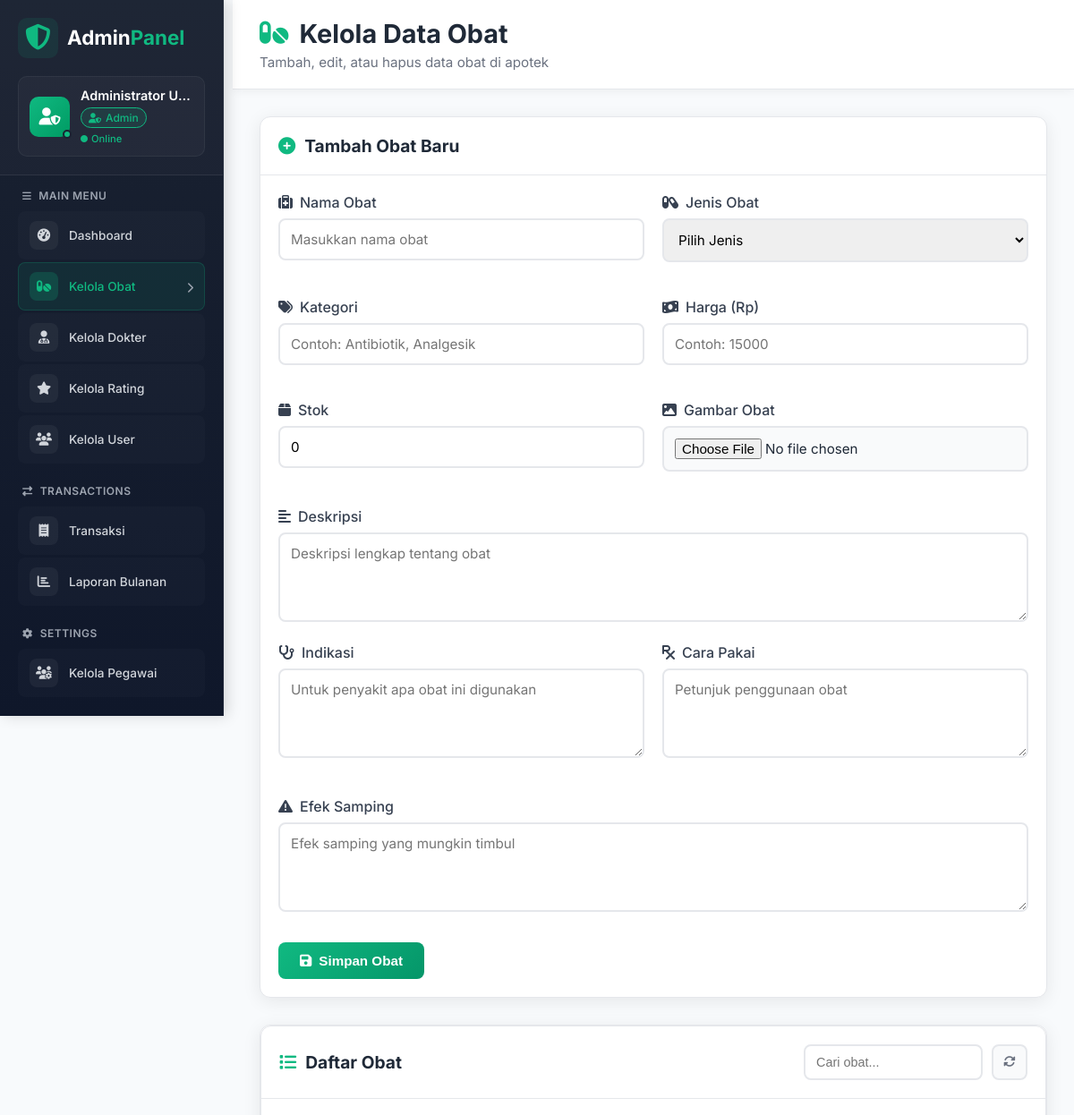
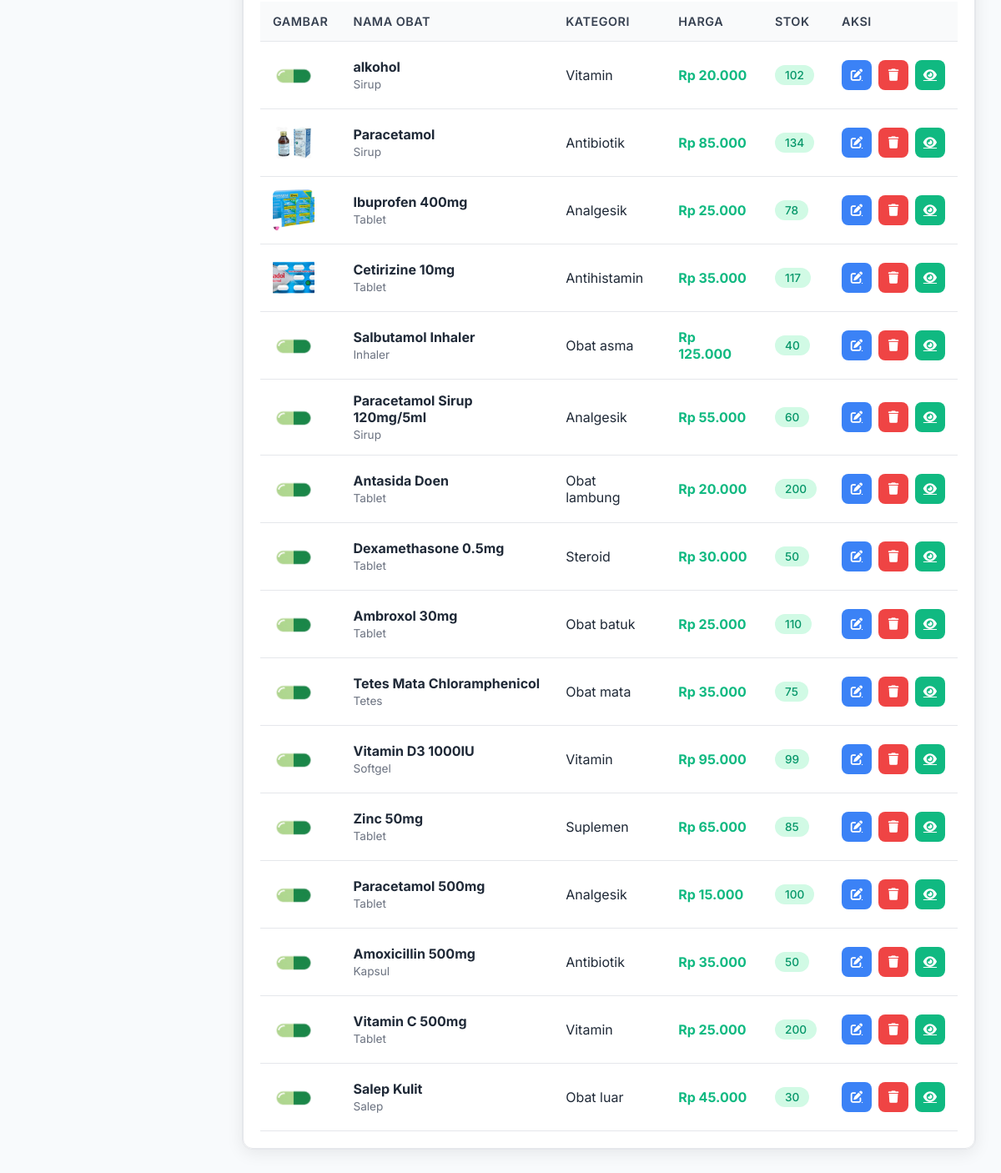
Screenshot of /screen/admin/obat.php (signed in) with the database file from the repository (2 pictures, top to bottom).
### tables this page shows
CREATE TABLE `pegawai` (
  `id` int(11) NOT NULL,
  `username` varchar(50) NOT NULL,
  `password` varchar(255) NOT NULL,
  `nama_lengkap` varchar(100) NOT NULL,
  `status` enum('active','inactive') DEFAULT 'active',
  `role` varchar(20) NOT NULL DEFAULT 'admin',
  `created_at` timestamp NOT NULL DEFAULT current_timestamp(),
  `last_login` timestamp NULL DEFAULT NULL
);

CREATE TABLE `obat` (
  `id_obat` int(11) NOT NULL,
  `nama_obat` varchar(100) NOT NULL,
  `jenis_obat` varchar(50) DEFAULT NULL,
  `kategori` varchar(50) DEFAULT NULL,
  `harga` decimal(10,2) NOT NULL,
  `stok` int(11) NOT NULL,
  `deskripsi` text DEFAULT NULL,
  `indikasi` text DEFAULT NULL,
  `cara_pakai` text DEFAULT NULL,
  `efek_samping` text DEFAULT NULL,
  `gambar` varchar(255) DEFAULT NULL,
  `created_at` timestamp NOT NULL DEFAULT current_timestamp()
);

### screen/admin/obat.php (the view, shortened to what the rows shown need)
<?php
require_once dirname(dirname(dirname(__FILE__))) . '/config.php';
$obat_result = mysqli_query($conn, "SELECT * FROM obat ORDER BY created_at DESC");
?>
<!DOCTYPE html>
<html lang="id">
<head>
    <link rel="stylesheet" href="style.css">
    <link rel="stylesheet" href="https://cdnjs.cloudflare.com/ajax/libs/font-awesome/6.4.0/css/all.min.css">
</head>
<body>
    <?php include 'sidebar.php'; ?>
    <div class="main-content">
        <header class="main-header">
            <div class="header-left">
                <h1><i class="fas fa-pills"></i> Kelola Data Obat</h1>
            </div>
        </header>
        <div class="content-wrapper">
            <div class="table-section">
                <div class="card">
                    <div class="card-body">
                        <div class="table-responsive">
                            <table id="obatTable">
                                <thead>
                                    <tr>
                                        <th>Gambar</th>
                                        <th>Nama Obat</th>
                                        <th>Kategori</th>
                                        <th>Harga</th>
                                        <th>Stok</th>
                                        <th>Aksi</th>
                                    </tr>
                                </thead>
                                <tbody>
                                    <?php if(mysqli_num_rows($obat_result) > 0): ?>
                                        <?php while($obat = mysqli_fetch_assoc($obat_result)): ?>
                                        <tr>
                                            <td>
                                                <div class="table-image">
                                                    <img src="../../uploads/obat/<?php echo $obat['gambar'] ?: 'default.png'; ?>"
                                                         alt="<?php echo htmlspecialchars($obat['nama_obat']); ?>"
                                                         onerror="this.src='../../assets/images/obat/default.png'">
                                                </div>
                                            </td>
                                            <td>
                                                <strong><?php echo htmlspecialchars($obat['nama_obat']); ?></strong><br>
                                                <small class="text-muted"><?php echo ucfirst($obat['jenis_obat']); ?></small>
                                            </td>
                                            <td><?php echo ucfirst(str_replace('_', ' ', $obat['kategori'])); ?></td>
                                            <td>
                                                <span class="price">Rp <?php echo number_format($obat['harga'], 0, ',', '.'); ?></span>
                                            </td>
                                            <td>
                                                <span class="stock-badge <?php echo $obat['stok'] == 0 ? 'danger' : ($obat['stok'] < 10 ? 'warning' : 'success'); ?>">
                                                    <?php echo $obat['stok']; ?>
                                                </span>
                                            </td>
                                            <td>
                                                <div class="action-buttons">
                                                    <a href="?edit=<?php echo $obat['id_obat']; ?>" class="btn-action btn-edit">
                                                        <i class="fas fa-edit"></i>
                                                    </a>
                                                    <form method="POST" class="delete-form" onsubmit="return confirm('Yakin ingin menghapus obat ini?')">
                                                        <button type="submit" name="hapus_obat" class="btn-action btn-delete">
                                                            <i class="fas fa-trash"></i>
                                                        </button>
                                                    </form>
                                                    <a href="../../screen/obat/?id=<?php echo $obat['id_obat']; ?>" target="_blank" class="btn-action btn-view">
                                                        <i class="fas fa-eye"></i>
                                                    </a>
                                                </div>
                                            </td>
                                        </tr>
                                        <?php endwhile; ?>
                                    <?php endif; ?>
                                </tbody>
                            </table>
                        </div>
                    </div>
                </div>
            </div>
        </div>
    </div>
</body>
</html>

### screen/admin/sidebar.php (shortened to what the rows shown need)
<?php
require_once dirname(dirname(dirname(__FILE__))) . '/config.php';
$currentUser = getCurrentUser($conn);
$username = $currentUser ? $currentUser['nama_lengkap'] : 'Admin';
$userRole = 'admin';
if ($currentUser && isset($currentUser['role']) && !empty($currentUser['role'])) {
    $userRole = $currentUser['role'];
}
elseif (isset($_SESSION['user_role']) && !empty($_SESSION['user_role'])) {
    $userRole = $_SESSION['user_role'];
}
elseif (isset($_SESSION['role']) && !empty($_SESSION['role'])) {
    $userRole = $_SESSION['role'];
    $_SESSION['user_role'] = $userRole;
}
$userRoleDisplay = ucfirst(trim($userRole));
$userRoleKey = strtolower(trim($userRole));
$roleConfig = [
    'admin' => ['icon' => 'fa-user-shield', 'color' => '#10b981', 'title' => 'Admin'],
    'developer' => ['icon' => 'fa-laptop-code', 'color' => '#3b82f6', 'title' => 'Developer'],
    'superadmin' => ['icon' => 'fa-crown', 'color' => '#f59e0b', 'title' => 'Super Admin'],
    'super admin' => ['icon' => 'fa-crown', 'color' => '#f59e0b', 'title' => 'Super Admin'],
    'manager' => ['icon' => 'fa-user-tie', 'color' => '#8b5cf6', 'title' => 'Manager'],
    'kasir' => ['icon' => 'fa-cash-register', 'color' => '#ec4899', 'title' => 'Kasir'],
    'staff' => ['icon' => 'fa-user', 'color' => '#6366f1', 'title' => 'Staff'],
    'custom' => ['icon' => 'fa-user-tag', 'color' => '#6b7280', 'title' => 'Custom'],
    'default' => ['icon' => 'fa-user', 'color' => '#9ca3af', 'title' => 'User']
];
$currentRoleConfig = $roleConfig['default'];
if (isset($roleConfig[$userRoleKey])) {
    $currentRoleConfig = $roleConfig[$userRoleKey];
}
?>
<div class="admin-sidebar">
    <div class="admin-header">
        <div class="admin-logo">
            <h2>Admin<span>Panel</span></h2>
        </div>
        <div class="user-profile">
            <div class="user-info">
                <h4 class="user-name"><?php echo htmlspecialchars($username); ?></h4>
                <div class="user-role-info">
                    <span class="role-badge"
                        style="background: <?php echo $currentRoleConfig['color']; ?>20; color: <?php echo $currentRoleConfig['color']; ?>;">
                        <i class="fas <?php echo $currentRoleConfig['icon']; ?>"></i>
                        <?php echo $userRoleDisplay; ?>
                    </span>
                </div>
                <div class="user-meta">
                    <span class="user-status active">
                    </span>
                </div>
            </div>
        </div>
    </div>
</div>

### rows the page displays
pegawai: nama_lengkap "Administrator U…", role "Admin"
obat: nama_obat "alkohol", jenis_obat "Sirup", kategori "Vitamin", harga "20.000", stok "102"
obat: gambar (picture), nama_obat "Paracetamol", jenis_obat "Sirup", kategori "Antibiotik", harga "85.000", stok "134"
obat: gambar (picture), nama_obat "Ibuprofen 400mg", jenis_obat "Tablet", kategori "Analgesik", harga "25.000", stok "78"
obat: gambar (picture), nama_obat "Cetirizine 10mg", jenis_obat "Tablet", kategori "Antihistamin", harga "35.000", stok "117"
obat: nama_obat "Salbutamol Inhaler", jenis_obat "Inhaler", kategori "Obat asma", harga "125.000", stok "40"
obat: nama_obat "Paracetamol Sirup 120mg/5ml", jenis_obat "Sirup", kategori "Analgesik", harga "55.000", stok "60"
obat: nama_obat "Antasida Doen", jenis_obat "Tablet", kategori "Obat lambung", harga "20.000", stok "200"
obat: nama_obat "Dexamethasone 0.5mg", jenis_obat "Tablet", kategori "Steroid", harga "30.000", stok "50"
obat: nama_obat "Ambroxol 30mg", jenis_obat "Tablet", kategori "Obat batuk", harga "25.000", stok "110"
obat: nama_obat "Tetes Mata Chloramphenicol", jenis_obat "Tetes", kategori "Obat mata", harga "35.000", stok "75"
obat: nama_obat "Vitamin D3 1000IU", jenis_obat "Softgel", kategori "Vitamin", harga "95.000", stok "99"
obat: nama_obat "Zinc 50mg", jenis_obat "Tablet", kategori "Suplemen", harga "65.000", stok "85"
obat: nama_obat "Paracetamol 500mg", jenis_obat "Tablet", kategori "Analgesik", harga "15.000", stok "100"
obat: nama_obat "Amoxicillin 500mg", jenis_obat "Kapsul", kategori "Antibiotik", harga "35.000", stok "50"
obat: nama_obat "Vitamin C 500mg", jenis_obat "Tablet", kategori "Vitamin", harga "25.000", stok "200"
obat: nama_obat "Salep Kulit", jenis_obat "Salep", kategori "Obat luar", harga "45.000", stok "30"
